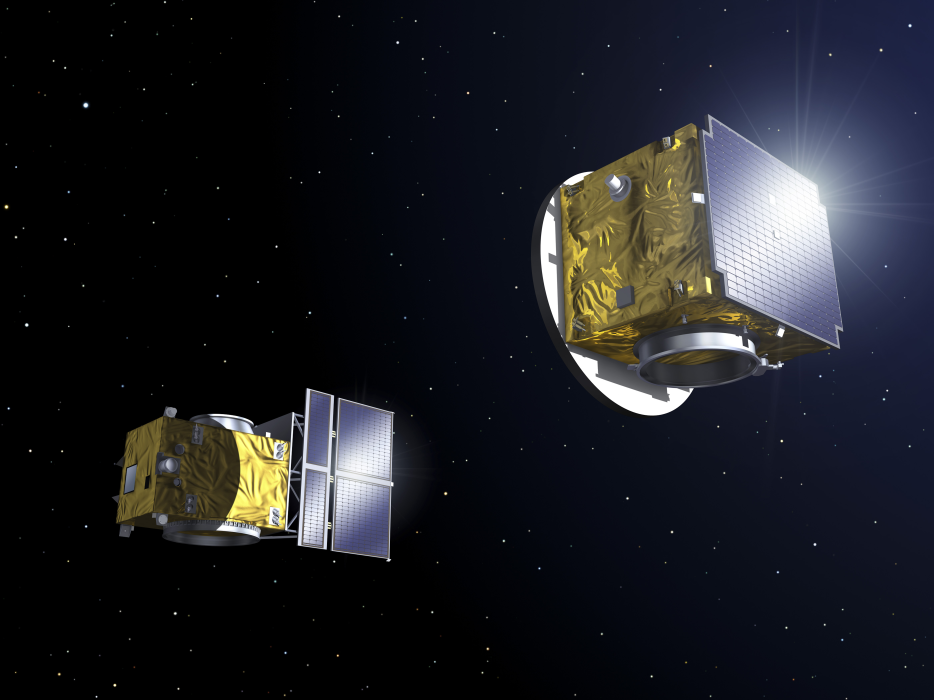
#> input picture python-version/test_images/1.jpg, 4667 x 3500 px (shown at 1/5 size)
$ python -i object.py   (imports and definitions only)
#> lines starting #> are read from the running program, lines starting #| are printed output that depends on the picture
### python-version/tracker/models/moments.py
import math

import cv2 as cv


class SimpleCoordinates:
    """
    This class is used to store the coordinates of an object
    """
    x: int = None
    y: int = None

    def __init__(self, coordinates: list):
        self.x = coordinates[0]
        self.y = coordinates[1]

    def __str__(self):
        return f"x: {self.x}, y: {self.y}"


class Coordinates(SimpleCoordinates):
    """
    This class is used to store the coordinates of an object
    """
    orientation: float = None
    orientation_degrees: float = None

    def __init__(self, x: int, y: int, orientation: float = None):
        super().__init__([x, y])
        self.orientation = orientation
        self.orientation_degrees = orientation * 180 / math.pi

    def __str__(self):
        return super().__str__() + f", orientation in radians: {self.orientation:.4f}, orientation in degrees:" \
                                   f" {self.orientation_degrees:.4f}"

    # as tuple
    def as_tuple(self):
        return self.x, self.y

    # get center of mass
    def get_center_of_mass(self):
        return self.x, self.y


class Moments:
    """
    This class is used to calculate the moments of an object
    """
    __contour = None
    __coordinates: Coordinates = None

    def __init__(self, contour):
        self.__contour = contour
        self.__set_coordinates()

    def __set_coordinates(self):
        moments = cv.moments(self.__contour)
        x = int(moments["m10"] / moments["m00"])
        y = int(moments["m01"] / moments["m00"])
        orientation = math.atan2(moments["mu11"], moments["mu20"] - moments["mu02"]) / 2
        self.__coordinates = Coordinates(x, y, orientation)

    def get_coordinates(self):
        return self.__coordinates

### python-version/tracker/models/object.py
import math

import matplotlib.pyplot as plt
import numpy as np
import seaborn as sns

from models.moments import Coordinates, Moments, SimpleCoordinates
import cv2 as cv

from models.pose import Pose, Rotation, Translation


def plot_contour(contour, color="b"):
    plt.plot(np.append(contour[:, 0, 0], contour[0, 0, 0]),
             np.append(contour[:, 0, 1], contour[0, 0, 1]), color)


# [37 lines left out: function dynamic_threshold, not called in this run]


class Corners:
    __top_left: SimpleCoordinates = None
    __top_right: SimpleCoordinates = None
    __bottom_left: SimpleCoordinates = None
    __bottom_right: SimpleCoordinates = None

    def __init__(self, top_left: SimpleCoordinates, top_right: SimpleCoordinates, bottom_left: SimpleCoordinates,
                 bottom_right: SimpleCoordinates):
        self.__top_left = top_left
        self.__top_right = top_right
        self.__bottom_left = bottom_left
        self.__bottom_right = bottom_right


class Object:
    """
    This class represents an object in an image
    """
    __moments: Moments = None
    __relative_contour: cv.UMat = None
    __aligned_image: cv.UMat = None
    __corners: Corners = None
    __bounding_box = None
    __raw_image: cv.UMat = None
    __rotation: Rotation = None
    __threshold_image: cv.UMat = None
    __contour: cv.UMat = None
    __verbose = False
    __satellite_points = None
    # the index of the furthest point in the pose map
    __furthest_index = None
    __vertices = None
    file_name = None

    def __init__(self, raw_image, simplify_contours=False, verbose=False, is_model=False, file_name=None):
        self.__verbose = verbose
        self.__raw_image = raw_image
        self.__preprocess_image(is_model)
        self.__detect_contours(simplify_contours)
        self.__set_bounding_box()
        self.file_name = file_name

    def set_furthest_index(self, index):
        self.__furthest_index = index

    def get_furthest_index(self):
        return self.__furthest_index

    def get_rotation(self):
        return self.__rotation

    def set_rotation(self, rotation: Rotation):
        self.__rotation = rotation

    def set_roll(self, roll):
        self.__pose.set_roll(roll)

    def __preprocess_image(self, is_model=False):
        # make a gaussian blur of the image to remove noise
        # blur_image = cv.GaussianBlur(self.__raw_image, (5, 5), 0)
        # median filter 5 x 5
        # plot the raw image
        blur_image = cv.medianBlur(self.__raw_image, 3)

        # save blur image
        # cv.imwrite(f"blurred_img.png", blur_image)

        # get x pixels evenly distributed from the image
        n = 50
        x = np.linspace(0, blur_image.shape[1] - 1, n, dtype=int)
        y = np.linspace(0, blur_image.shape[0] - 1, n, dtype=int)
        x, y = np.meshgrid(x, y)
        x = x.flatten()
        y = y.flatten()
        # get the pixel values at the coordinates
        pixel_values = blur_image[y, x]
        # get the histogram of the pixel values
        hist = cv.calcHist([pixel_values], [0], None, [256], [0, 256])
        # find the standard deviation of the histogram index
        std = np.std(pixel_values)  # - np.mean(pixel_values)
        background_threshold = np.argmax(hist) + std * 2
        if self.__verbose:
            plt.axvline(background_threshold, color='#F2DB66', linestyle='dashed', linewidth=2)
            sns.histplot(pixel_values, bins=int(256 / 4), color='#021226')
            plt.yscale('log')
            plt.title(f"Histogram of {n}*{n} evenly distributed pixel values")
            plt.ylabel("Frequency (log scale)")
            plt.xlabel("Pixel value")
            plt.legend(["Background threshold", "Pixel values"])
            plt.show()

        # find the index of pixel_values that are above the background threshold in x and y
        above_background = np.where(pixel_values > background_threshold)
        # get the coordinates of the pixels that are above the background threshold
        x = x[above_background]
        y = y[above_background]

        self.__satellite_points = np.array([x, y]).T

        # plot the coordinates
        if self.__verbose:
            # ofset the coordinates to the center of the image
            plt.plot(x, y, "r*")
            plt.title(f"Coordinates of pixels above the background threshold")
            # plt.xlabel("x")
            # plt.ylabel("y")
            plt.xticks([])
            plt.yticks([])
            plt.legend(["Coordinates"])
            plt.imshow(blur_image, cmap='gray')
            plt.show()

        if not is_model:
            # check different sobel ddepth
            sobelx = cv.Sobel(blur_image, cv.CV_16S, 1, 0, ksize=3)
            sobely = cv.Sobel(blur_image, cv.CV_16S, 0, 1, ksize=3)
            abs_grad_x = cv.convertScaleAbs(sobelx)
            abs_grad_y = cv.convertScaleAbs(sobely)

            grad = cv.addWeighted(abs_grad_x, 0.5, abs_grad_y, 0.5, 0)
            # find contours in the image grad
            ret, self.__threshold_image = cv.threshold(grad, 2, 255, cv.THRESH_BINARY)
        else:
            ret, self.__threshold_image = cv.threshold(self.__raw_image, 0, 255, cv.THRESH_BINARY + cv.THRESH_TRIANGLE)

    # [7 lines left out: function __simplify_contours, not called in this run]

    def __detect_contours(self, simplify_contours):
        contours, hierarchy = cv.findContours(self.__threshold_image, cv.RETR_EXTERNAL, cv.CHAIN_APPROX_SIMPLE)

        # remove the contours that are too small
        contours = [contour for contour in contours if cv.contourArea(contour) > 50]

        # remove the contours that do not contain any satellite points
        contours = [contour for contour in contours if
                    np.any(np.isin(self.__satellite_points, contour.squeeze(), True).all(axis=1))]

        # [7 lines of commented-out code are left out]

        self.__contour = max(contours, key=cv.contourArea)

        # [8 lines of commented-out code are left out]

        if simplify_contours:
            self.__simplify_contours()

        if self.__verbose and simplify_contours:
            # plt.imshow(self.__threshold_image, cmap='gray')
            plt.title("CSC contour with simplification")
            plot_contour(self.__contour, "r")
            plt.xticks([])
            plt.yticks([])
            plt.legend(["Contour"])
            plt.show()

        # find bounding box coordinates and crop the image
        img_x, img_y, img_width, img_height = cv.boundingRect(self.__contour)
        self.__threshold_image = self.__threshold_image[img_y:img_y + img_height, img_x:img_x + img_width]

        self.__threshold_image = cv.resize(self.__threshold_image, (800, 800), interpolation=cv.INTER_AREA)

        self.__moments = Moments(self.__contour)

        coordinates = self.__moments.get_coordinates()
        # minus the center of mass from the contour to get the relative contour
        relative_cnt = self.__contour - coordinates.as_tuple()

        self.__relative_contour = relative_cnt

    def __align_image(self):
        color_img = cv.cvtColor(self.__threshold_image, cv.COLOR_GRAY2RGB)
        coordinates = self.__moments.get_coordinates()
        cv.circle(color_img, (coordinates.x, coordinates.y), 7, (0, 0,
                                                                 255), -1)
        cv.drawContours(color_img, [self.__contour], 0, (0, 255, 0), 3)

        for corner in self.__corners.__dict__.values():
            cv.circle(color_img, (corner.x, corner.y), 5, (255, 0, 0), 3)

        # draw bounding box
        cv.drawContours(color_img, self.__bounding_box, 0, (0, 0, 255), 2)

        self.__aligned_image = color_img

    def get_aligned_image(self) -> cv.UMat or None:
        if self.__aligned_image is None:
            self.__align_image()
        return self.__aligned_image

    def get_raw_image(self) -> cv.UMat or None:
        return self.__raw_image

    def __set_bounding_box(self):
        ct = self.__contour.squeeze()
        # find the top left corner
        bottom_left = SimpleCoordinates(ct[ct[:, 0].argmin()])
        top_right = SimpleCoordinates(ct[ct[:, 0].argmax()])
        top_left = SimpleCoordinates(ct[ct[:, 1].argmin()])
        bottom_right = SimpleCoordinates(ct[ct[:, 1].argmax()])

        self.__corners = Corners(top_left, top_right, bottom_left, bottom_right)

        # find the bounding box
        min_area_rect = cv.minAreaRect(self.__contour)
        bounding_box = cv.boxPoints(min_area_rect)
        bounding_box = bounding_box.astype('int')

        self.__bounding_box = [bounding_box]

    def get_relative_contour(self) -> cv.UMat:
        return self.__relative_contour

    def get_contour(self) -> cv.UMat:
        return self.__contour

    def get_moments(self) -> Moments:
        return self.__moments

    @property
    def coordinates(self) -> Coordinates:
        return self.__moments.get_coordinates()

    def __str__(self) -> str:
        return f"Coordinates: {self.__moments.get_coordinates()}"


# [4 lines left out: function rotate_image_around_center_of_mass, not called in this run]

>>> import cv2
>>> picture = cv2.imread('../../test_images/1.jpg', cv2.IMREAD_GRAYSCALE)
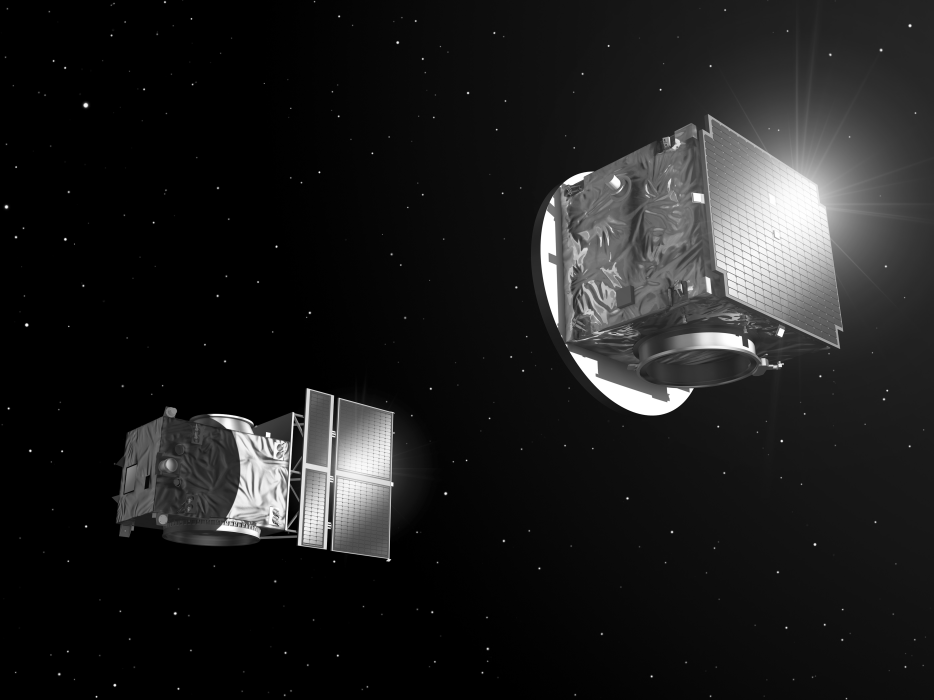
#> picture: shape (3500, 4667) (shown at 1/5 size); min 0, max 255, mean 30.4
>>> result = Object(picture).get_aligned_image()
#> in __align_image, `color_img = cv.cvtColor(self.__threshold_image, cv.COLOR_GRAY2RGB)`:
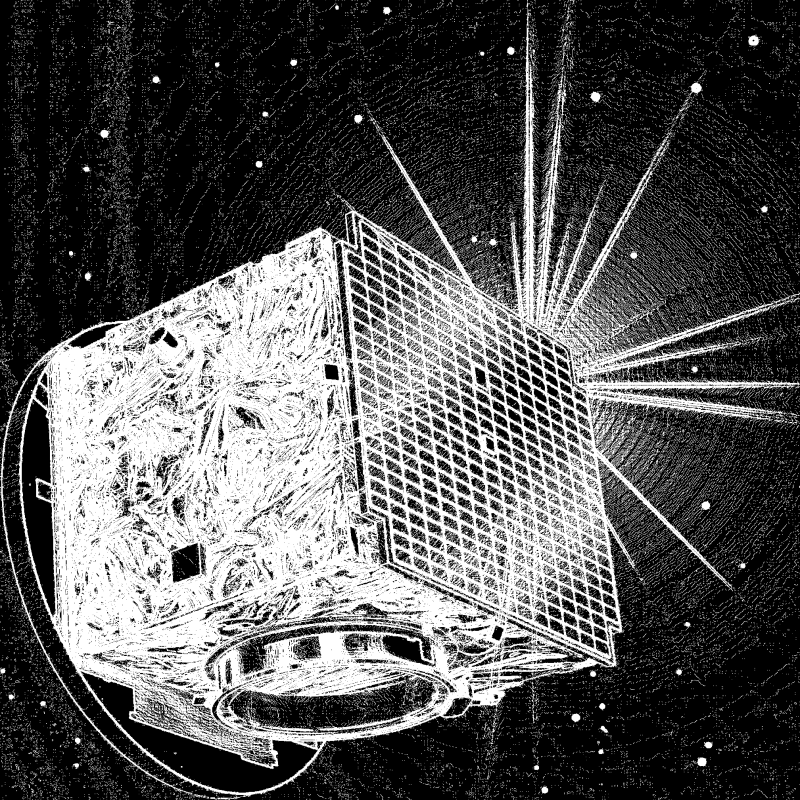
#> color_img: shape (800, 800, 3); min 0, max 255, mean 86.9

$ run again, on python-version/test_images/0.363_-0.759_0.541.png
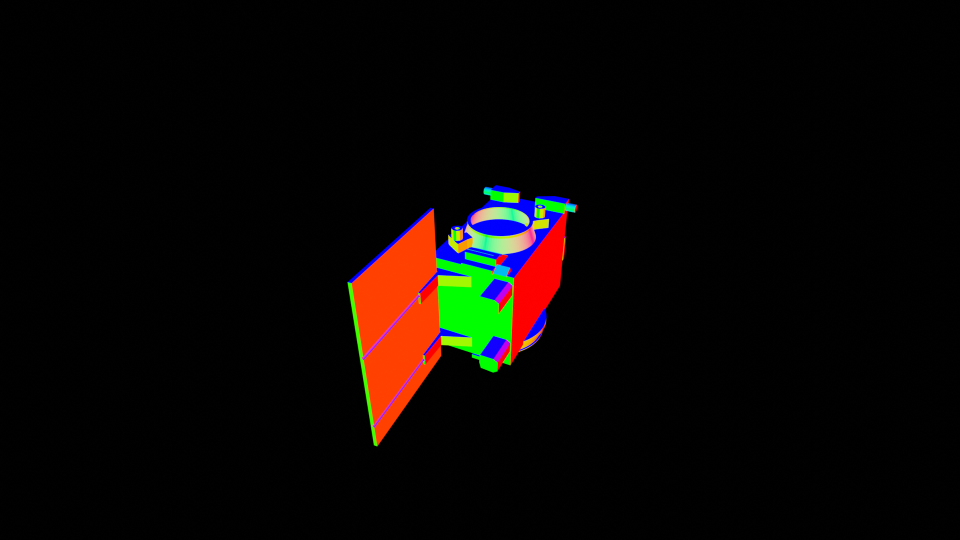
#> input picture python-version/test_images/0.363_-0.759_0.541.png, 1920 x 1080 px (shown at 1/2 size)
#> `picture = cv2.imread('../../test_images/1.jpg', cv2.IMREAD_GRAYSCALE)`:
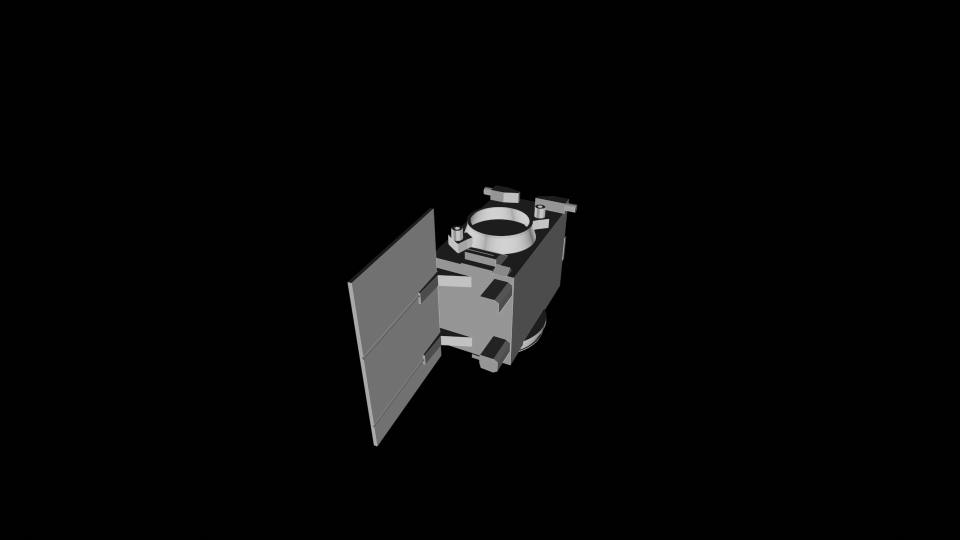
#> picture: shape (1080, 1920) (shown at 1/2 size); min 0, max 211, mean 7.1
#> in __align_image, `cv.drawContours(color_img, self.__bounding_box, 0, (0, 0, 255), 2)`:
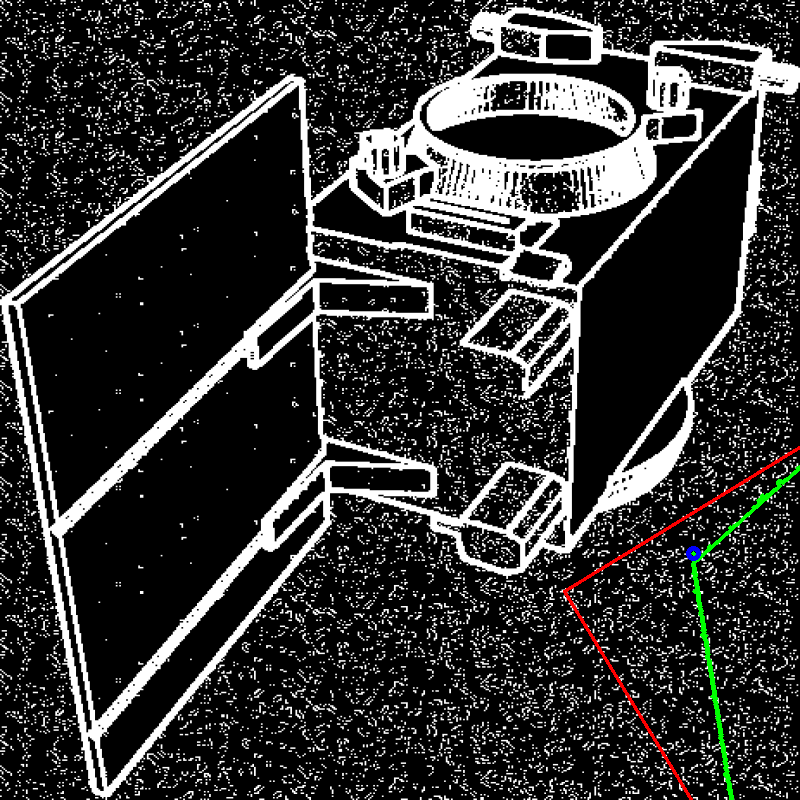
#> color_img: shape (800, 800, 3); mean B, G, R 50.1, 50.8, 50.8
